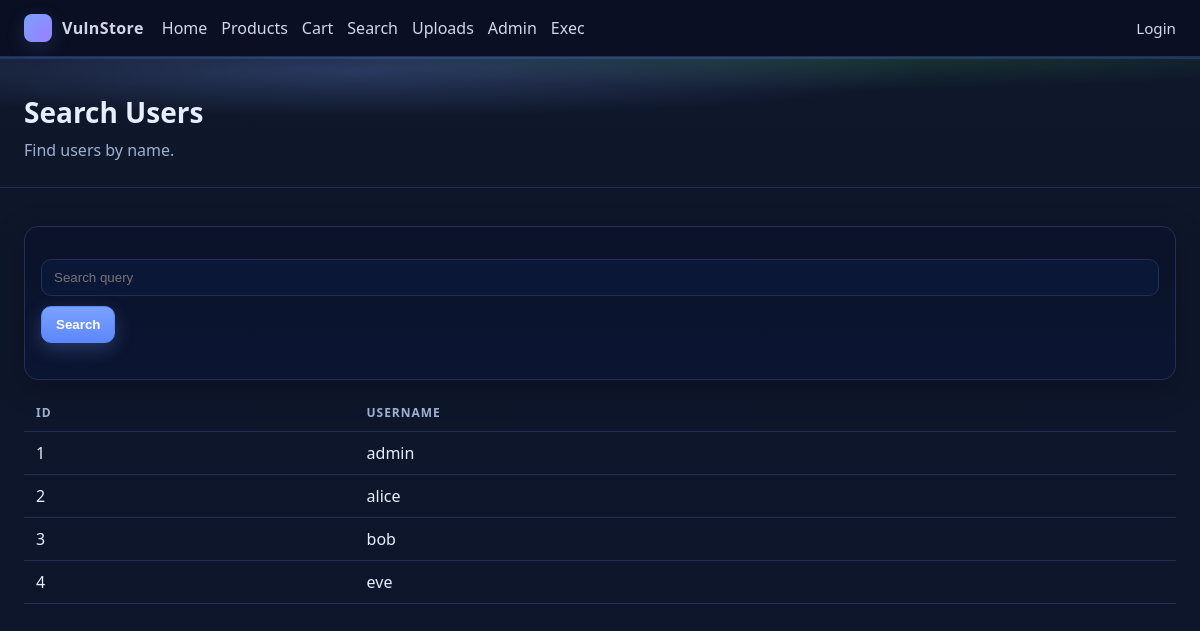
Page /search.php on the earlier database version.
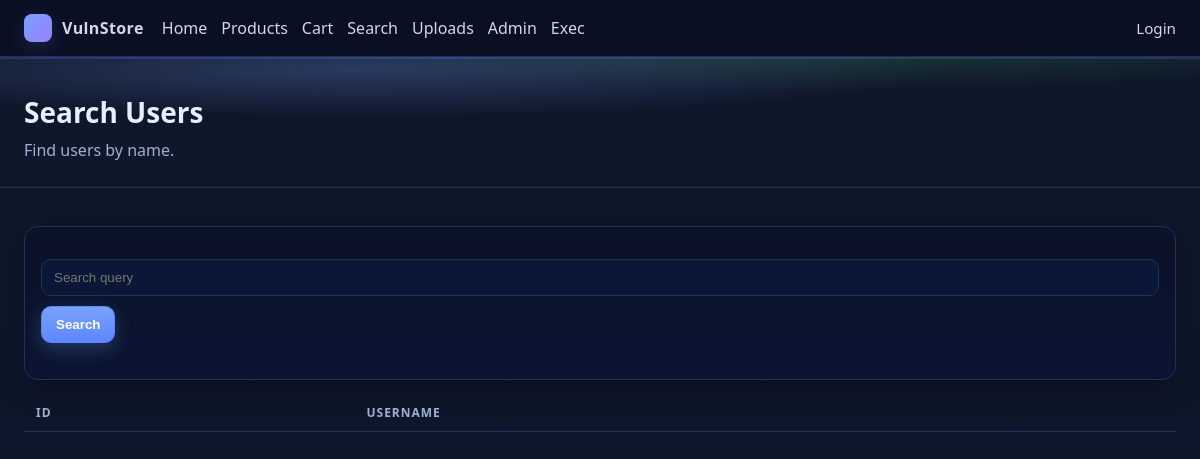
Same page on the later database version.
### tables this page shows
CREATE TABLE users (
  id INTEGER PRIMARY KEY AUTOINCREMENT,
  username TEXT,
  password TEXT
);

### search.php (the view, shortened to what this page needs)
<?php require __DIR__ . '/config.php';
$q = isset($_GET['q']) ? $_GET['q'] : '';
$sql = 'SELECT id, username, password FROM users';
$sql .= ' ORDER BY id ASC';
$rows = [];
try {
    $rows = db()->query($sql)->fetchAll(PDO::FETCH_ASSOC);
} catch (Throwable $e) {
    $rows = [];
    $err = $e->getMessage();
}
?>
<!doctype html>
<html>
<head>
    <link rel="stylesheet" href="/style.css">
</head>
<body>
<div class="hero"><div class="container">
    <h1>Search Users</h1>
    <p class="sub">Find users by name.</p>
</div></div>
<div class="container">
    <div class="card">
        <form method="get" action="/search.php">
            <input type="text" name="q" placeholder="Search query" value="<?php echo $q; ?>">
            <button type="submit">Search</button>
        </form>
    </div>
    <table>
        <thead><tr><th>ID</th><th>Username</th></tr></thead>
        <tbody>
        <?php foreach ($rows as $r): ?>
            <tr>
                <td><?php echo $r['id']; ?></td>
                <td><?php echo $r['username'];  ?></td>
            </tr>
        <?php endforeach; ?>
        </tbody>
    </table>
</div>
</body>
</html>

Differences in the rows shown:
removed users: id "1", username "admin"
removed users: id "2", username "alice"
removed users: id "3", username "bob"
removed users: id "4", username "eve"
